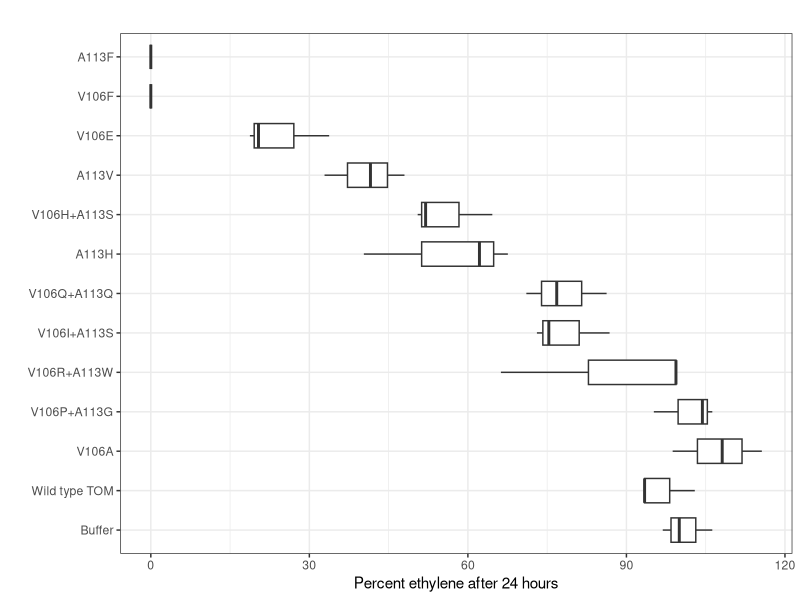

Reproduce this figure in R. (Note: this script raises an error after producing the figure.)
#r script for graphing TMO variants
d=read.csv('variants.csv')
d$Percent = d$Eth / 16 
d$Strain2 = factor(d$Strain, levels=c(
  "Buffer",
  "Wild type TOM",
  "V106A",
  "V106P+A113G",
  "V106R+A113W",
  "V106I+A113S",
  "V106Q+A113Q",
  "A113H",
  "V106H+A113S",
  "A113V",
  "V106E",
  "V106F",
  "A113F"
))

library(ggplot2)
ggplot(d, aes(Strain2,Percent)) + 
geom_boxplot(width=0.618) + coord_flip() + 
labs(title="",x="", y="Percent ethylene after 24 hours") + 
theme_bw() + 
ggsave('variants.png',width=5,height=5)
